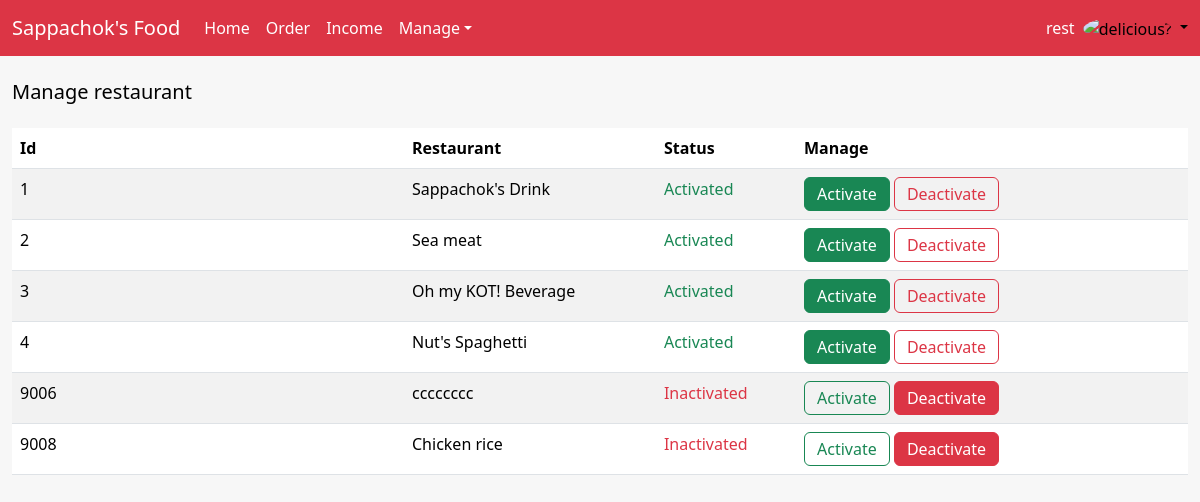
/admin/edit_restaurant.php (signed in), run on the app's committed database.
### tables this page shows
CREATE TABLE `restau` (
  `restau_id` int(11) NOT NULL,
  `restau_name` varchar(30) NOT NULL,
  `restau_address` varchar(100) DEFAULT NULL,
  `restau_admin_id` int(11) NOT NULL,
  `type_id` int(11) NOT NULL,
  `status` int(1) NOT NULL
);

### admin/edit_restaurant.php (the view)
<?php
include("../header.php");
?>
<div class='container-fluid mt-3 table-responsive'>
    <h5 class='py-2'>Manage restaurant</h5>
    <table class='table table-striped mt-3'>
        <thead>
            <tr class='bg-warning'>
                <th class='col-md-4'>Id</th>
                <th class='col-md-auto'>Restaurant</th>
                <th class='col-md-auto'>Status</th>
                <th class='col-md-4'>Manage</th>
            </tr>
        </thead>
        <?php
        $sql = "select * from restau";
        $query = $mysqli -> query($sql);
        if ($query -> num_rows > 0)
        {
            while ($obj = $query -> fetch_object()) {
        ?>
            <tr>
                <td><?php echo $obj -> restau_id; ?></td>
                <td><?php echo $obj-> restau_name; ?></td>
                <td>
                    <?php
                    echo ($obj -> status == 1) ? "<span class='text-success'>Activated</span>" : "<span class='text-danger'>Inactivated</span>";
                    ?>
                </td>
                <td>
                <?php if ($obj -> status == 1) { ?>
                            <a href='restau_status.php?restau_id=<?php echo $obj -> restau_id; ?>' class='btn btn-success py-1'>Activate</a>
                            <a href='restau_status.php?restau_id=<?php echo $obj -> restau_id; ?>' class='btn btn-outline-danger py-1'>Deactivate</a>
                        <?php } ?>
                        <?php if ($obj -> status == 0) { ?>
                            <a href='restau_status.php?restau_id=<?php echo $obj -> restau_id; ?>' class='btn btn-outline-success py-1'>Activate</a>
                            <a href='restau_status.php?restau_id=<?php echo $obj -> restau_id; ?>' class='btn btn-danger py-1'>Deactivate</a>
                        <?php } ?>
                </td>
            </tr>
        <?php }
        } ?>
    </table>
</div>
<?php
include("../footer.php");
?>

### header.php (style rules this page uses)
body, html { background-color: #f7f7f7; color: black; }

### data on the page
restau: restau_id "1", restau_name "Sappachok's Drink", status "Activated"
restau: restau_id "2", restau_name "Sea meat", status "Activated"
restau: restau_id "3", restau_name "Oh my KOT! Beverage", status "Activated"
restau: restau_id "4", restau_name "Nut's Spaghetti", status "Activated"
restau: restau_id "9006", restau_name "cccccccc", status "Inactivated"
restau: restau_id "9008", restau_name "Chicken rice", status "Inactivated"

### other printed values
$_SESSION['username'] "rest"
